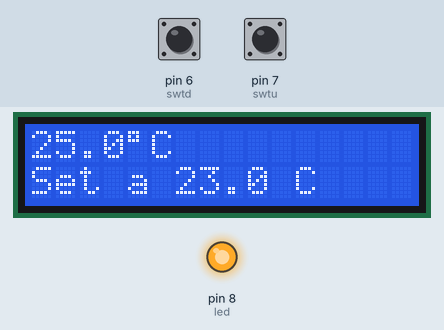
Simulated run of this sketch. Board: Arduino Uno, built with avr-gcc and run on an emulated ATmega328P. On the bench: 16×2 character LCD, output pins drawn as LEDs (lit = HIGH). The test bench sets the inputs (shaded band); at power-on: pin 6 (swtd) LOW, pin 7 (swtu) LOW.

Above: at 6.4 s.
6.5 s: pin 6 (swtd) pulled HIGH for 3.2 s
At 10.2 s:
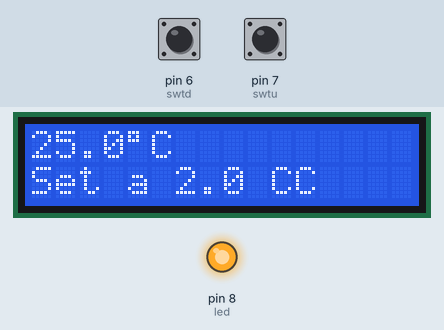
11.2 s: pin 6 (swtd) pulled HIGH for 0.15 s
At 12.3 s:
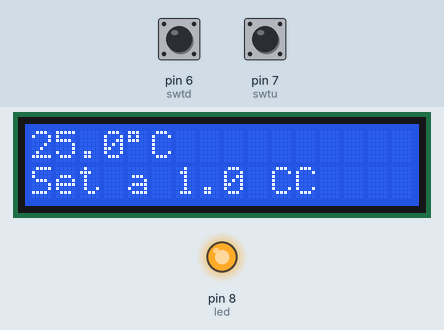
12.8 s: pin 7 (swtu) pulled HIGH for 1 s
At 14.9 s:
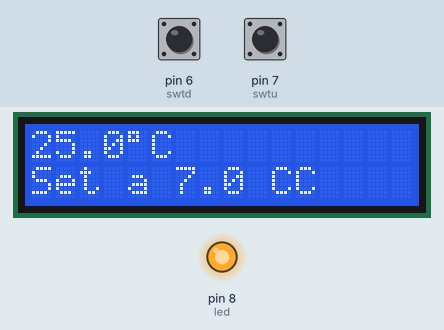
15.3 s: pin 7 (swtu) pulled HIGH for 3.2 s
At 19.0 s:
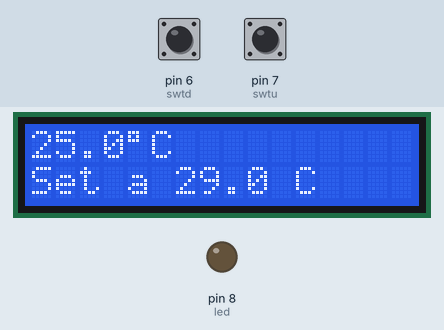
Timing chart, 0 to 20.5 s (numbered marks = the images above; inputs shaded):
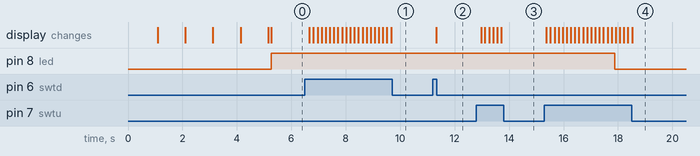

The sketch:

Termostato_1.02.ino
```cpp
// written by Dylon Jamna (ME!)
// include the library code

#include <EEPROM.h>
//#include <LiquidCrystal.h>// include the library code
//#include "DHT.h"
#include <LiquidCrystal_I2C.h>
#include <Wire.h>
LiquidCrystal_I2C lcd(0x27, 16, 2); //Direccion de LCD, Pines A4 (SDA) y A5 (SCL)

//------------------------------E/S

#define led 8 // led de encedido/apagado
#define swtu 7  // Pulsador seteo en pin 7
#define swtd 6   // Pulsador seteo en pin 6

//------------------------------DHT
/*
#define DHTPIN 6 // what digital pin we're connected to
#define DHTTYPE DHT22   // DHT 22  (AM2302), AM2321
DHT dht(DHTPIN, DHTTYPE);
*/
//------------------------------Variables

float settemp = 23 ; //Variable seteo Temperatura
float h ;// Humedad
float t = 25 ; // Grados Celsius
float f ; // Grados Farenheit

//-----------------------------Monitor

//LiquidCrystal lcd(12, 11, 5, 4, 3, 2); // Configuracion de los pines del lcd 12,11,5,4,3,2 -  Configurar para IC2!!!!!!!!!!!!!!!!!!!


/**************Seteo de Tiempos*************/

//------------------------------Monitor

unsigned long previousMillis = 0;
const long interval = 50 ;// Se achico el tiempo para que se pueda ver el segundero del RTC

//------------------------------Seteo

unsigned long previousMillis_1 = 0 ;
const long interval_1 = 150;


void setup() {

//------------------------------Config Salidas

  pinMode (led, OUTPUT); // LED de encendido / apagado

  //----Mensaje de Bienvenida----//
  lcd.init();
  lcd.backlight();
  lcd.setCursor(4, 0);
  lcd.print("LAMyEN");

  lcd.setCursor(2, 1);
  lcd.print(" Cargando.");
  delay(1000);
  lcd.setCursor(2, 1);
  lcd.print(" Cargando..");
  delay(1000);
  lcd.setCursor(2, 1);
  lcd.print(" Cargando...");
  delay(1000);
  lcd.clear();

  lcd.setCursor(4, 0);
  lcd.print("LAMyEN");

  lcd.setCursor(2, 1);
  lcd.print(" Cargando.");
  delay(1000);
  lcd.setCursor(2, 1);
  lcd.print(" Cargando..");
  delay(1000);
  lcd.setCursor(2, 1);
  lcd.print(" Cargando...");
  delay(100);
  lcd.clear();

//------------------------------Config DHT

/*  float h = dht.readHumidity(); // Humedad
  float t = dht.readTemperature(); // Celcius
  float f = dht.readTemperature(true); // Fahrenheit

//------------------------------Iniciamos DHT

  if (isnan(h) || isnan(t) || isnan(f))
    lcd.print("error sensor DHT !");
  return;*/
}

void loop() {

//------------------------------Monitor

  unsigned long currentMillis = millis();

  if (currentMillis - previousMillis >= interval) {
    previousMillis = currentMillis;
    Monitor ();
  }

//------------------------------Seteo


  unsigned long currentMillis_1 = millis();

  if (currentMillis_1 - previousMillis_1 >= interval_1) {
    previousMillis_1 = currentMillis_1;
    Seteo ();
  }
}

/**************Funciones*************/

  void Seteo () {

  //----------Configuramos la EEPROM
  /*settemp = EEPROM.read(1); // lee settemp en la EEPROM
  EEPROM.write (1, settemp); //escribe en la EEPROM del atmega, dirección 1
  EEPROM.read (1); // lee en la EEPROM del atmega, dirección 1*/

  //----------Seteo mediante pulsador

  if (digitalRead(swtu) == true) // si el pulsador se activa, setea 1 grado
                  {
                    (settemp ++);  // esta es la temperatura seteada
                  }

  if (digitalRead (swtd) == true) // si el otro pulsador se activa, setea 1 grado
                  {
                    (settemp--);// pero quita 1 grado del settemp
                  }


  if (t > settemp) // si la temperatura excede el valor seteado

                {
                  digitalWrite (led, HIGH); // prender
                }
  else
                {
                  digitalWrite (led, LOW); // apagar
                }

      }

 void Monitor () {

                lcd.setCursor (0, 0); // set the cursor to 0,0
                lcd.print (t ,1);  // Imprime tamperatura en Grados Celsius
                lcd.print ((char)223);
                lcd.print ("C");
                lcd.setCursor (0, 1); // setear el cursor a 0,1
                lcd.print ("Set a "); // imprimir el valor en grados celsius
                lcd.print (settemp, 1);
                lcd.print (" C");
  }
```

Measured:
- after the input at 6.5 s, the display: first changes after 0.17 s (image 1 shows a later state)
- after the input at 11.2 s, the display: changes after 0.12 s (image 2)
- after the input at 12.8 s, the display: first changes after 0.17 s (image 3 shows a later state)
- after the input at 15.3 s, pin 8 (led): HIGH → LOW after 2.6 s; the display: first changes after 0.07 s (image 4 shows a later state)
